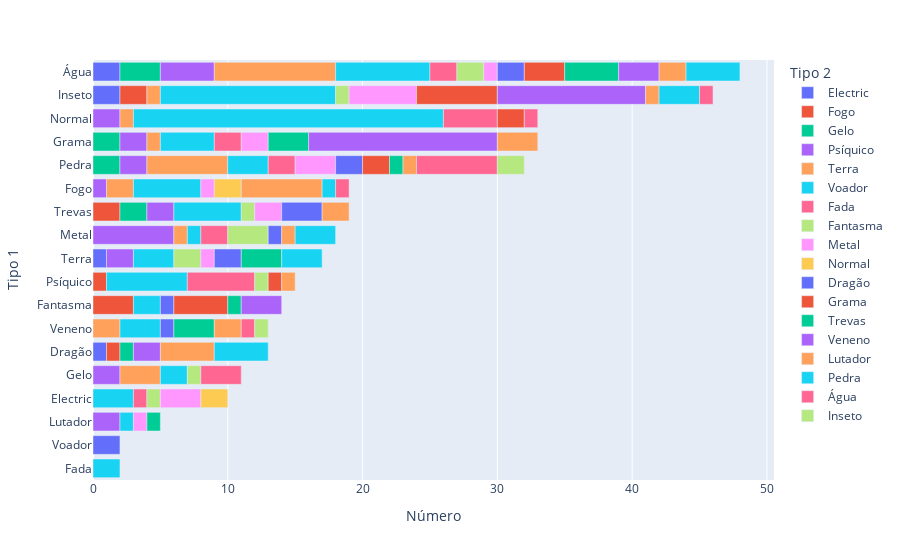

Notebook cell for this chart:
### Markdown cell above
<span style="color:blue">**6.**</span> **Qual é a distribuição de pokémons por tipo?**

<span style="color:purple">R.</span> Há dados no df para resolução desta questão.

### Code cell
import plotly.express as px
fig = px.bar(df_pokemon.drop_duplicates(subset="Número").groupby(["Tipo 1", "Tipo 2"]).count().reset_index(), x="Número", y="Tipo 1", orientation='h',height=1000, color="Tipo 2")
fig.update_yaxes(categoryorder="total ascending")
fig.show()

### Figure 1 — Plotly figure (JSON) as saved in the notebook; plotly's stock layout.template omitted (floating-point values rounded to 4 significant figures)
{"data": [{"alignmentgroup": "True", "hovertemplate": "Tipo 2=Electric<br>Número=%{x}<br>Tipo 1=%{y}<extra></extra>", "legendgroup": "Electric", "marker": {"color": "#636efa", "pattern": {"shape": ""}}, "name": "Electric", "offsetgroup": "Electric", "orientation": "h", "showlegend": true, "textposition": "auto", "type": "bar", "x": [1, 2, 1, 2], "xaxis": "x", "y": ["Dragão", "Inseto", "Terra", "Água"], "yaxis": "y"}, {"alignmentgroup": "True", "hovertemplate": "Tipo 2=Fogo<br>Número=%{x}<br>Tipo 1=%{y}<extra></extra>", "legendgroup": "Fogo", "marker": {"color": "#EF553B", "pattern": {"shape": ""}}, "name": "Fogo", "offsetgroup": "Fogo", "orientation": "h", "showlegend": true, "textposition": "auto", "type": "bar", "x": [1, 3, 2, 1, 2], "xaxis": "x", "y": ["Dragão", "Fantasma", "Inseto", "Psíquico", "Trevas"], "yaxis": "y"}, {"alignmentgroup": "True", "hovertemplate": "Tipo 2=Gelo<br>Número=%{x}<br>Tipo 1=%{y}<extra></extra>", "legendgroup": "Gelo", "marker": {"color": "#00cc96", "pattern": {"shape": ""}}, "name": "Gelo", "offsetgroup": "Gelo", "orientation": "h", "showlegend": true, "textposition": "auto", "type": "bar", "x": [1, 2, 2, 2, 3], "xaxis": "x", "y": ["Dragão", "Grama", "Pedra", "Trevas", "Água"], "yaxis": "y"}, {"alignmentgroup": "True", "hovertemplate": "Tipo 2=Psíquico<br>Número=%{x}<br>Tipo 1=%{y}<extra></extra>", "legendgroup": "Psíquico", "marker": {"color": "#ab63fa", "pattern": {"shape": ""}}, "name": "Psíquico", "offsetgroup": "Psíquico", "orientation": "h", "showlegend": true, "textposition": "auto", "type": "bar", "x": [2, 1, 2, 2, 2, 6, 2, 2, 2, 2, 4], "xaxis": "x", "y": ["Dragão", "Fogo", "Gelo", "Grama", "Lutador", "Metal", "Normal", "Pedra", "Terra", "Trevas", "Água"], "yaxis": "y"}, {"alignmentgroup": "True", "hovertemplate": "Tipo 2=Terra<br>Número=%{x}<br>Tipo 1=%{y}<extra></extra>", "legendgroup": "Terra", "marker": {"color": "#FFA15A", "pattern": {"shape": ""}}, "name": "Terra", "offsetgroup": "Terra", "orientation": "h", "showlegend": true, "textposition": "auto", "type": "bar", "x": [4, 2, 3, 1, 1, 1, 1, 6, 2, 9], "xaxis": "x", "y": ["Dragão", "Fogo", "Gelo", "Grama", "Inseto", "Metal", "Normal", "Pedra", "Veneno", "Água"], "yaxis": "y"}, {"alignmentgroup": "True", "hovertemplate": "Tipo 2=Voador<br>Número=%{x}<br>Tipo 1=%{y}<extra></extra>", "legendgroup": "Voador", "marker": {"color": "#19d3f3", "pattern": {"shape": ""}}, "name": "Voador", "offsetgroup": "Voador", "orientation": "h", "showlegend": true, "textposition": "auto", "type": "bar", "x": [4, 3, 2, 2, 5, 2, 4, 13, 1, 1, 23, 3, 6, 3, 5, 3, 7], "xaxis": "x", "y": ["Dragão", "Electric", "Fada", "Fantasma", "Fogo", "Gelo", "Grama", "Inseto", "Lutador", "Metal", "Normal", "Pedra", "Psíquico", "Terra", "Trevas", "Veneno", "Água"], "yaxis": "y"}, {"alignmentgroup": "True", "hovertemplate": "Tipo 2=Fada<br>Número=%{x}<br>Tipo 1=%{y}<extra></extra>", "legendgroup": "Fada", "marker": {"color": "#FF6692", "pattern": {"shape": ""}}, "name": "Fada", "offsetgroup": "Fada", "orientation": "h", "showlegend": true, "textposition": "auto", "type": "bar", "x": [1, 2, 2, 4, 2, 5, 2], "xaxis": "x", "y": ["Electric", "Grama", "Metal", "Normal", "Pedra", "Psíquico", "Água"], "yaxis": "y"}, {"alignmentgroup": "True", "hovertemplate": "Tipo 2=Fantasma<br>Número=%{x}<br>Tipo 1=%{y}<extra></extra>", "legendgroup": "Fantasma", "marker": {"color": "#B6E880", "pattern": {"shape": ""}}, "name": "Fantasma", "offsetgroup": "Fantasma", "orientation": "h", "showlegend": true, "textposition": "auto", "type": "bar", "x": [1, 1, 1, 3, 1, 2, 1, 2], "xaxis": "x", "y": ["Electric", "Gelo", "Inseto", "Metal", "Psíquico", "Terra", "Trevas", "Água"], "yaxis": "y"}, {"alignmentgroup": "True", "hovertemplate": "Tipo 2=Metal<br>Número=%{x}<br>Tipo 1=%{y}<extra></extra>", "legendgroup": "Metal", "marker": {"color": "#FF97FF", "pattern": {"shape": ""}}, "name": "Metal", "offsetgroup": "Metal", "orientation": "h", "showlegend": true, "textposition": "auto", "type": "bar", "x": [3, 1, 2, 5, 1, 3, 1, 2, 1], "xaxis": "x", "y": ["Electric", "Fogo", "Grama", "Inseto", "Lutador", "Pedra", "Terra", "Trevas", "Água"], "yaxis": "y"}, {"alignmentgroup": "True", "hovertemplate": "Tipo 2=Normal<br>Número=%{x}<br>Tipo 1=%{y}<extra></extra>", "legendgroup": "Normal", "marker": {"color": "#FECB52", "pattern": {"shape": ""}}, "name": "Normal", "offsetgroup": "Normal", "orientation": "h", "showlegend": true, "textposition": "auto", "type": "bar", "x": [2, 2], "xaxis": "x", "y": ["Electric", "Fogo"], "yaxis": "y"}, {"alignmentgroup": "True", "hovertemplate": "Tipo 2=Dragão<br>Número=%{x}<br>Tipo 1=%{y}<extra></extra>", "legendgroup": "Dragão", "marker": {"color": "#636efa", "pattern": {"shape": ""}}, "name": "Dragão", "offsetgroup": "Dragão", "orientation": "h", "showlegend": true, "textposition": "auto", "type": "bar", "x": [1, 1, 2, 2, 3, 1, 2, 2], "xaxis": "x", "y": ["Fantasma", "Metal", "Pedra", "Terra", "Trevas", "Veneno", "Voador", "Água"], "yaxis": "y"}, {"alignmentgroup": "True", "hovertemplate": "Tipo 2=Grama<br>Número=%{x}<br>Tipo 1=%{y}<extra></extra>", "legendgroup": "Grama", "marker": {"color": "#EF553B", "pattern": {"shape": ""}}, "name": "Grama", "offsetgroup": "Grama", "orientation": "h", "showlegend": true, "textposition": "auto", "type": "bar", "x": [4, 6, 2, 2, 1, 3], "xaxis": "x", "y": ["Fantasma", "Inseto", "Normal", "Pedra", "Psíquico", "Água"], "yaxis": "y"}, {"alignmentgroup": "True", "hovertemplate": "Tipo 2=Trevas<br>Número=%{x}<br>Tipo 1=%{y}<extra></extra>", "legendgroup": "Trevas", "marker": {"color": "#00cc96", "pattern": {"shape": ""}}, "name": "Trevas", "offsetgroup": "Trevas", "orientation": "h", "showlegend": true, "textposition": "auto", "type": "bar", "x": [1, 3, 1, 1, 3, 3, 4], "xaxis": "x", "y": ["Fantasma", "Grama", "Lutador", "Pedra", "Terra", "Veneno", "Água"], "yaxis": "y"}, {"alignmentgroup": "True", "hovertemplate": "Tipo 2=Veneno<br>Número=%{x}<br>Tipo 1=%{y}<extra></extra>", "legendgroup": "Veneno", "marker": {"color": "#ab63fa", "pattern": {"shape": ""}}, "name": "Veneno", "offsetgroup": "Veneno", "orientation": "h", "showlegend": true, "textposition": "auto", "type": "bar", "x": [3, 14, 11, 3], "xaxis": "x", "y": ["Fantasma", "Grama", "Inseto", "Água"], "yaxis": "y"}, {"alignmentgroup": "True", "hovertemplate": "Tipo 2=Lutador<br>Número=%{x}<br>Tipo 1=%{y}<extra></extra>", "legendgroup": "Lutador", "marker": {"color": "#FFA15A", "pattern": {"shape": ""}}, "name": "Lutador", "offsetgroup": "Lutador", "orientation": "h", "showlegend": true, "textposition": "auto", "type": "bar", "x": [6, 3, 1, 1, 1, 1, 2, 2, 2], "xaxis": "x", "y": ["Fogo", "Grama", "Inseto", "Metal", "Pedra", "Psíquico", "Trevas", "Veneno", "Água"], "yaxis": "y"}, {"alignmentgroup": "True", "hovertemplate": "Tipo 2=Pedra<br>Número=%{x}<br>Tipo 1=%{y}<extra></extra>", "legendgroup": "Pedra", "marker": {"color": "#19d3f3", "pattern": {"shape": ""}}, "name": "Pedra", "offsetgroup": "Pedra", "orientation": "h", "showlegend": true, "textposition": "auto", "type": "bar", "x": [1, 3, 3, 3, 4], "xaxis": "x", "y": ["Fogo", "Inseto", "Metal", "Terra", "Água"], "yaxis": "y"}, {"alignmentgroup": "True", "hovertemplate": "Tipo 2=Água<br>Número=%{x}<br>Tipo 1=%{y}<extra></extra>", "legendgroup": "Água", "marker": {"color": "#FF6692", "pattern": {"shape": ""}}, "name": "Água", "offsetgroup": "Água", "orientation": "h", "showlegend": true, "textposition": "auto", "type": "bar", "x": [1, 3, 1, 1, 6, 1], "xaxis": "x", "y": ["Fogo", "Gelo", "Inseto", "Normal", "Pedra", "Veneno"], "yaxis": "y"}, {"alignmentgroup": "True", "hovertemplate": "Tipo 2=Inseto<br>Número=%{x}<br>Tipo 1=%{y}<extra></extra>", "legendgroup": "Inseto", "marker": {"color": "#B6E880", "pattern": {"shape": ""}}, "name": "Inseto", "offsetgroup": "Inseto", "orientation": "h", "showlegend": true, "textposition": "auto", "type": "bar", "x": [2, 1], "xaxis": "x", "y": ["Pedra", "Veneno"], "yaxis": "y"}], "layout": {"autosize": true, "barmode": "relative", "legend": {"title": {"text": "Tipo 2"}, "tracegroupgap": 0}, "margin": {"t": 60}, "xaxis": {"anchor": "y", "autorange": true, "domain": [0, 1], "range": [0, 50.53], "title": {"text": "Número"}, "type": "linear"}, "yaxis": {"anchor": "x", "autorange": true, "categoryorder": "total ascending", "domain": [0, 1], "range": [-0.5, 17.5], "title": {"text": "Tipo 1"}, "type": "category"}}}
